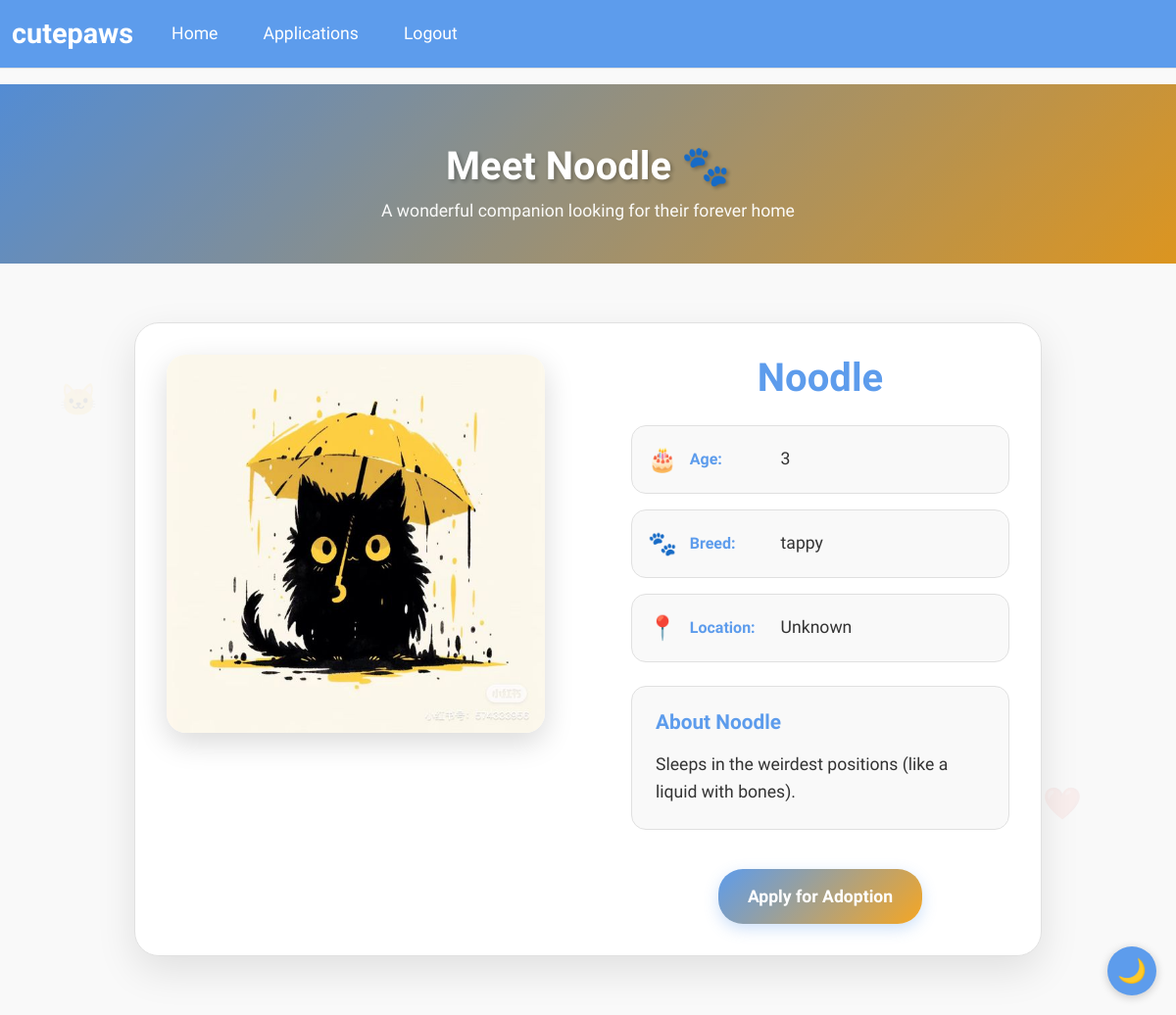
The app's page /pet/18 (signed in) with its own data.
### wepsite/models.py (models this page shows)
class Pet(db.Model):
    id             = db.Column(db.Integer, primary_key=True)
    name           = db.Column(db.String(100))
    age            = db.Column(db.Integer)
    breed          = db.Column(db.String(100))
    description    = db.Column(db.Text)
    city           = db.Column(db.String(100))  # Changed from location to city
    image_filename = db.Column(db.String(200))
    is_adopted     = db.Column(db.Boolean, default=False)
    is_deleted = db.Column(db.Boolean, default=False)
    adoption_date = db.Column(db.DateTime)
    posted_by      = db.Column(db.Integer, db.ForeignKey('user.id'))
    poster = db.relationship('User', foreign_keys=[posted_by])
    created_at = db.Column(db.DateTime(timezone=True), default=lambda: datetime.now(timezone.utc))
    updated_at = db.Column(db.DateTime(timezone=True), default=lambda: datetime.now(timezone.utc), onupdate=lambda: datetime.now(timezone.utc))
    applications = db.relationship(
        'AdoptionApplication',
        backref="pet",
        lazy=True,
        cascade="all, delete-orphan"
    )

### wepsite/views.py (the view)
@views.route('/pet/<int:pet_id>')
@login_required
def pet_detail(pet_id):
    try:
        pet = Pet.query.get_or_404(pet_id)
        city_map = {
            "1": "Riyadh", "2": "Jeddah", "3": "Mecca", "4": "Medina", "5": "Dammam",
            "6": "Khobar", "7": "Dhahran", "8": "Tabuk", "9": "Abha", "10": "Khamis Mushait",
            "11": "Hail", "12": "Buraidah", "13": "Najran", "14": "Al Bahah", "15": "Sakakah",
            "16": "Arar", "17": "Jazan", "18": "Yanbu", "19": "Taif", "20": "Al Hofuf",
            "21": "Al Mubarraz", "22": "Al Qatif", "23": "Al Khafji", "24": "Al Jubail",
            "25": "Al Wajh", "26": "Rabigh", "27": "Bisha", "28": "Al Qurayyat",
            "29": "Sharurah", "30": "Turaif", "31": "Rafha", "32": "Al Ula", "33": "Samtah",
            "34": "Dawadmi", "35": "Mahd adh Dhahab", "36": "Wadi ad-Dawasir", "37": "Al Lith",
            "38": "Hotat Bani Tamim", "39": "Al Bukayriyah", "40": "Al Kharj"
        }
        city_name = city_map.get(str(pet.city), 'Unknown')  # Fixed typo
        return render_template('pet_detail.html', user=current_user, pet=pet, city_name=city_name)
    except Exception as e:
        logger.error(f"Error in pet_detail: {str(e)}")
        flash("Pet not found", "error")
        return redirect(url_for('views.home'))

### wepsite/templates/pet_detail.html (shortened to what this page needs)
{% extends "base.html" %}
{% block extra_css %}
<link rel="stylesheet" href="{{ url_for('static', filename='css/pet_detail.css') }}">
{% endblock %}
{% block content %}
<section class="pet-detail-hero">
    <div class="container">
        <div class="row justify-content-center">
            <div class="col-lg-8">
                <div class="hero-content">
                    <h1 class="hero-title">Meet {{ pet.name }} 🐾</h1>
                    <p class="hero-subtitle">A wonderful companion looking for their forever home</p>
                </div>
            </div>
        </div>
    </div>
</section>
<section class="main-section">
    <div class="container">
        <div class="floating-element">🐱</div>
        <div class="floating-element">❤️</div>
        <div class="floating-element">🏠</div>
        <div class="row justify-content-center">
            <div class="col-lg-10">
                <div class="pet-detail-container">
                    <div class="row">
                        <div class="col-md-6">
                            <div class="pet-image-section">
                                <div class="image-container">
                                    <img src="{{ url_for('static', filename='uploads/' + pet.image_filename) }}"
                                         class="pet-image"
                                         alt="{{ pet.name }}">
                                </div>
                            </div>
                        </div>
                        <div class="col-md-6">
                            <div class="pet-info-section">
                                <h1 class="pet-name">{{ pet.name }}</h1>
                                <div class="pet-details">
                                    <div class="detail-item">
                                        <span class="detail-icon">🎂</span>
                                        <span class="detail-label">Age:</span>
                                        <span class="detail-value">{{ pet.age }}</span>
                                    </div>
                                    <div class="detail-item">
                                        <span class="detail-icon">🐾</span>
                                        <span class="detail-label">Breed:</span>
                                        <span class="detail-value">{{ pet.breed }}</span>
                                    </div>
                                    <div class="detail-item">
                                        <span class="detail-icon">📍</span>
                                        <span class="detail-label">Location:</span>
                                        <span class="detail-value">{{ city_name }}</span>
                                    </div>
                                </div>
                                <div class="pet-description">
                                    <h3 class="description-title">About {{ pet.name }}</h3>
                                    <p class="description-text">{{ pet.description }}</p>
                                </div>
                                <div class="action-buttons">
                                    {% if not current_user.is_admin and not pet.is_adopted %}
                                        <button class="adoption-btn" data-bs-toggle="modal" data-bs-target="#adoptionModal">
                                            <span class="btn-text">Apply for Adoption</span>
                                        </button>
                                    {% endif %}
                                </div>
                            </div>
                        </div>
                    </div>
                </div>
            </div>
        </div>
    </div>
</section>
{% endblock %}

### wepsite/static/css/pet_detail.css (style rules this page uses)
.pet-detail-hero { background: linear-gradient(135deg, var(--color-primary) 0%, var(--color-secondary) 100%); padding: 60px 0 40px; position: relative; overflow: hidden; }
.pet-detail-hero::before { content: ''; position: absolute; top: 0; left: 0; right: 0; bottom: 0; background: rgba(0, 0, 0, 0.1); z-index: 1; }
.hero-content { position: relative; z-index: 2; color: white; text-align: center; }
.hero-title { font-size: 2.5rem; font-weight: bold; margin-bottom: 0.5rem; text-shadow: 2px 2px 4px rgba(0, 0, 0, 0.3); }
.hero-subtitle { font-size: 1.1rem; font-family: 'Playwrite AU NSW', cursive; opacity: 0.95; margin-bottom: 0; }
.main-section { padding: 60px 0; background-color: var(--color-background); min-height: 70vh; position: relative; }
.floating-element { position: absolute; font-size: 2rem; opacity: 0.06; animation: float 8s ease-in-out infinite; user-select: none; pointer-events: none; }
.floating-element:nth-child(1) { top: 15%; left: 5%; animation-delay: 0s; }
.floating-element:nth-child(2) { bottom: 25%; right: 8%; animation-delay: 3s; }
.floating-element:nth-child(3) { top: 60%; left: 12%; animation-delay: 6s; }
.pet-detail-container { background-color: var(--color-surface); border-radius: 25px; box-shadow: 0 15px 40px rgba(0, 0, 0, 0.1); border: 1px solid var(--color-border); overflow: hidden; transition: transform 0.3s ease; position: relative; }
.pet-image-section { padding: 2rem; }
.image-container { position: relative; border-radius: 20px; overflow: hidden; box-shadow: 0 10px 30px rgba(0, 0, 0, 0.15); transition: transform 0.3s ease; }
.pet-image { width: 100%; height: auto; min-height: 300px; object-fit: cover; display: block; }
.pet-info-section { padding: 2rem; display: flex; flex-direction: column; gap: 1.5rem; }
.pet-name { font-size: 2.5rem; font-weight: bold; color: var(--color-primary); margin: 0; text-align: center; }
.pet-details { display: flex; flex-direction: column; gap: 1rem; }
.detail-item { display: flex; align-items: center; gap: 0.8rem; padding: 1rem; background-color: var(--color-background); border-radius: 15px; border: 1px solid var(--color-border); transition: transform 0.3s ease; }
.detail-icon { font-size: 1.5rem; min-width: 30px; }
.detail-label { font-weight: 600; color: var(--color-primary); min-width: 80px; }
.detail-value { color: var(--color-text); font-size: 1.1rem; }
.pet-description { background-color: var(--color-background); padding: 1.5rem; border-radius: 15px; border: 1px solid var(--color-border); }
.description-title { color: var(--color-primary); font-size: 1.3rem; font-weight: 600; margin-bottom: 1rem; }
.description-text { color: var(--color-text); line-height: 1.6; margin: 0; font-size: 1.1rem; }
.action-buttons { display: flex; justify-content: center; margin-top: 1rem; }
.adoption-btn { background: linear-gradient(135deg, var(--color-primary) 0%, var(--color-secondary) 100%) !important; color: white !important; border: none !important; padding: 15px 30px !important; border-radius: 25px !important; font-size: 1.1rem !important; font-weight: 600 !important; cursor: pointer !important; transition: all 0.3s ease !important; display: flex !important; align-items: center !important; gap: 10px !important; text-decoration: none !important; box-shadow: 0 5px 15px rgba(93, 156, 236, 0.3); }
.btn-text { font-weight: 600; }
@media (min-width: 1200px) { .pet-detail-container { max-width: 1200px; margin: 0 auto; } }

### wepsite/templates/base.html (style rules this page uses)
:root { --color-primary: #5d9cec; --color-primary-dark: #3a7bc8; --color-secondary: #f5a623; --color-secondary-dark: #e08c0c; --color-background: #f9f9f9; --color-surface: #ffffff; --color-text: #333333; --color-text-light: #666666; --color-success: #27ae60; --color-error: #e74c3c; --color-border: #e0e0e0; --color-primary-darkmode: #6bb9f0; --color-secondary-darkmode: #ffb347; --color-background-darkmode: #1a1a1a; --color-surface-darkmode: #2d2d2d; --color-text-darkmode: #f5f5f5; --color-text-light-darkmode: #cccccc; --color-border-darkmode: #444444; }
* { box-sizing: border-box; }
html { scroll-behavior: smooth; }
body { background-color: var(--color-background); font-family: 'Signika Negative', sans-serif; color: var(--color-text); margin: 0; padding: 0; min-height: 100vh; transition: background-color 0.3s, color 0.3s; }

### records on screen
Pet: name "Noodle", image_filename (picture), age "3", breed "tappy", description "Sleeps in the weirdest positions (like a liquid with bones)."

### other values on screen
{{ city_name }} "Unknown"
